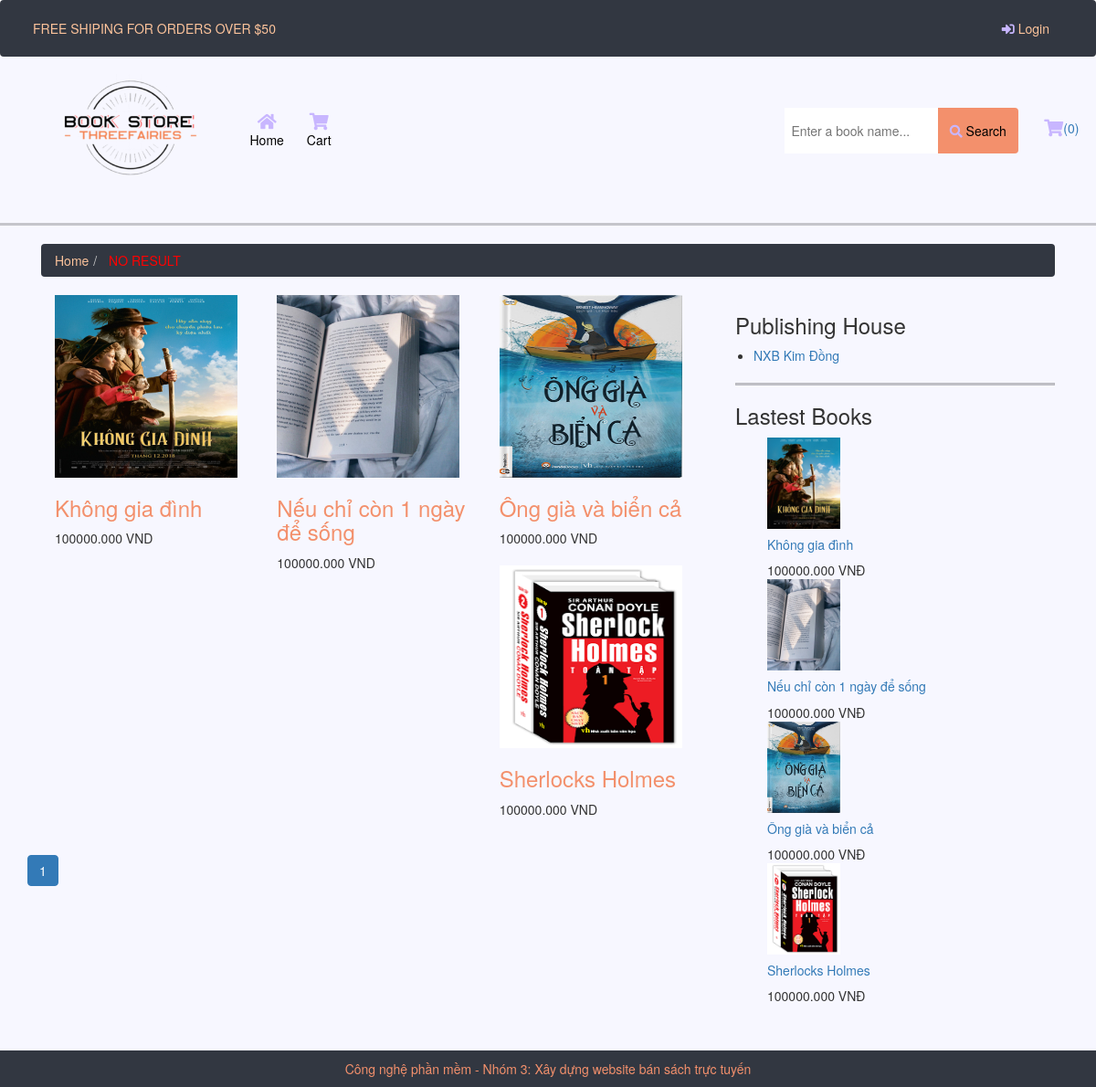
Before: /search-unavailable.php with the older database file.
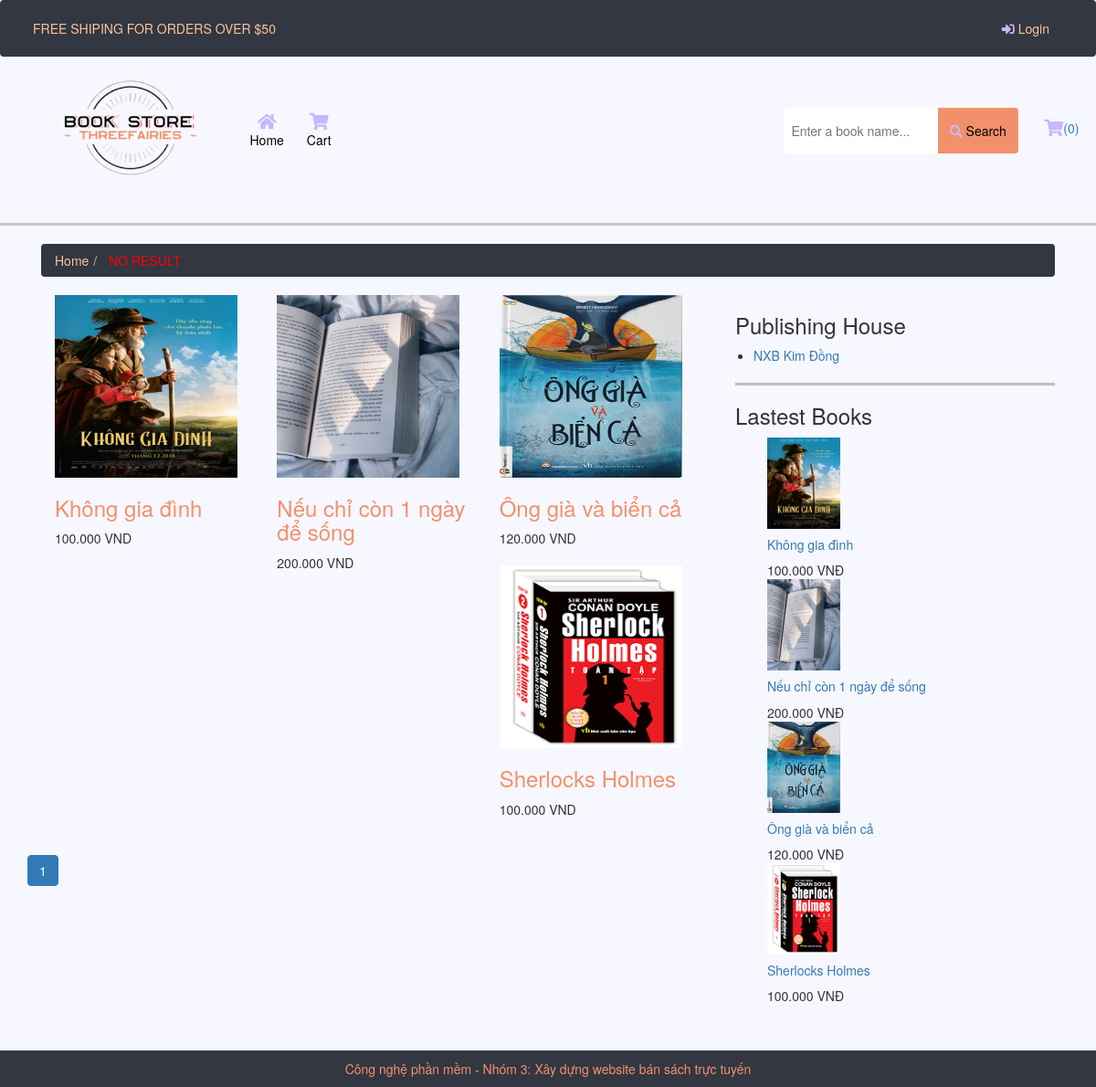
After: the same page with the newer database file.
### tables this page shows
CREATE TABLE `sanpham` (
  `ID` bigint(10) NOT NULL,
  `Ten` varchar(200) NOT NULL,
  `Gia` double NOT NULL,
  `HinhAnh` varchar(200) NOT NULL,
  `Manhasx` bigint(10) NOT NULL,
  `Mota` text NOT NULL,
  `date` date NOT NULL,
  `KhuyenMai` tinyint(1) NOT NULL,
  `giakhuyenmai` double NOT NULL,
  `tacgia` varchar(256) NOT NULL
);

CREATE TABLE `nhaxuatban` (
  `ID` bigint(10) NOT NULL,
  `Ten` varchar(50) NOT NULL
);

### search-unavailable.php (the view, shortened to what this page needs)
<?php
	include "header.php";
	include "navh.php";
	include "navbar.php"
	?>
    <hr style=" border: 1.5px solid">
	<div id="page-content" class="single-page">
		<div class="container">
			<div class="row">
				<div class="col-lg-12">
					<ul class="breadcrumb"  style="background-color: #323741">
					<li><a href="index.php" style="color:#fcc39b">Home</a></li>
					<li><a style="color:red" style="color:#fcc39b"> NO RESULT</a></li>
					</ul>
				</div>
			</div>
			<div class="row">
				<div id="main-content" class="col-md-8">
					<div class="row">
						<div class="col-md-12">
							<div class="products">
							<?php
							   require 'inc/config.php';
							   $result = mysqli_query($conn, "select count(ID) as total from sanpham " );
							   $row = mysqli_fetch_assoc($result);
							   $total_records = $row['total'];
							   $current_page = isset($_GET['page']) ? $_GET['page'] : 1;
							   $limit = 6;
							   $total_page = ceil($total_records / $limit);
							   $start = ($current_page - 1) * $limit;
							   $result = mysqli_query($conn, "SELECT * FROM sanpham   LIMIT $start, $limit " );
	while ($row = mysqli_fetch_assoc($result)){
?>
								<div class="col-lg-4 col-md-4 col-xs-12">
								<div class="product">
								<div class="image"><a href="product.php?id=<?php echo $row["ID"]?>"><img src="images/<?php echo $row["HinhAnh"]?>" style="width:200px;height:200px"/></a></div>
								<div class="caption">
									<div class="name"><h3><a style="color:#f3906c" href="product.php"><?php echo $row["Ten"]?></a></h3></div>
									<div class="price " style="margin-bottom: 20px"><?php echo $row["Gia"] ?>.000 VND</div>
								</div>
							</div>
								</div>
								<?php
		}
					?>
							</div>
						</div>
					</div>
					<div class="row text-center">
						<ul class="pagination">
						<?php
			for ($i = 1; $i <= $total_page; $i++){
				if ($i == $current_page){
					   ?>
					   <li class="active"><a href="#"><?php echo $i ?></a></li>
						  <?php
				}
			?>
						  <?php
			}
						  ?>
						</ul>
					</div>
				</div>
				<?php
	include "sidebar.php"
	?>
			</div>
		</div>
	</div>
	<?php
	include "footer.php"
	?>
    </body>
</html>

### header.php (shortened to what this page needs)
<!doctype html>
<html lang="en">
<head>
    <link href="https://cdn.jsdelivr.net/npm/bootstrap@5.1.2/dist/css/bootstrap.min.css" rel="stylesheet">
    <link href="https://cdn.jsdelivr.net/npm/bootstrap@5.1.0/dist/css/bootstrap.min.css" rel="stylesheet">
    <link rel="stylesheet" href="https://cdnjs.cloudflare.com/ajax/libs/font-awesome/5.15.3/css/all.min.css">
    <link rel="stylesheet" href="css/style.css">
</head>

### navh.php (shortened to what this page needs)
<?php
include 'header.php';
?>
<body>
    <nav class="navbar navbar-expand-lg" style="background-color: #323741; margin: 0 auto">
        <div class="container-fluid">
                <p style="color:#fcc39b; margin-left:20px; margin-bottom:0">FREE SHIPING FOR ORDERS OVER $50</p>
                    <ul class="top-link navbar-nav ms-auto mb-2 mb-1g-0" style="margin-bottom:0 !important">
                        <?php
                        if (!isset($_SESSION['txtus']))
                        {
                            printf(' <li class="nav-item"><a class="nav-link active" href="account.php"><i class="fas fa-sign-in-alt"></i> Login</a></li>
										<li class="nav-item"><a class="nav-link active" href="contact.php"></a></li>');
                        } else {
                            echo '<li class="nav-item" style:"color: lavender"><span class="glyphicon glyphicon-user"></span>';
                            echo '<span style="color:lavender"><b>' . $_SESSION['HoTen'] . '</b></span></li>';
                            echo '<li class="nav-item"><a class="nav-link active" href="logout.php"> Log Out</a></li>';
                        }
                        ?>
                    </ul>
                </div>
    </nav>

### navbar.php (shortened to what this page needs)
<main style="background-color: #f7f7ff">
  <nav class="navbar navbar-expand-lg ">
    <div class="container-fluid">
      <img src="images/logobook.png" alt="" class="img-fluid logo">
      <div class="collapse navbar-collapse" id="navbarSupportedContent">
        <ul class="navbar-nav me-auto d-flex flex-row mt-3 mt-lg-0">
          <li class="nav-item text-center mx-2 mx-lg-1">
            <a class="nav-link-c active" aria-current="page" href="index.php">
              <div>
                <i class="fas fa-home fa-lg mb-1"></i>
              </div>
              Home
            </a>
          </li>
                  <li class="nav-item text-center mx-2 mx-lg-1">
                    <a class="nav-link-c active" href="cart.php">
                      <div>
                        <i class="fas fa-shopping-cart fa-lg mb-1"></i>
                      </div>
                      Cart
                    </a>
                  </li>
                </ul>
              </div>
              <ul class="navbar-nav ms-auto d-flex flex-row mt-3 mt-lg-0">
                <form class="form-search d-flex input-group w-auto ms-lg-3 my-3 my-lg-0" method="GET" action="search.php">
                  <input type="text" style="border:none !important; padding: 0" class="input-medium search-query" name="txttimkiem" placeholder="  Enter a book name..." required>
                  <button style="height:50px" type="submit" name="tk" class="btn btn-outline-white" data-mdb-ripple-color="dark"><i class="fas fa-search"></i> Search</button>
                </form>
                <div class="nav-item text-center mx-2 mx-lg-1">
				<div id="cart"><a  href="cart.php"><i class="fas fa-shopping-cart fa-lg mb-2" style="margin-top: 15px"></i>(<?php
			$ok=1;
			 if($ok == 2)
			 {
				echo count($_SESSION['cart']);
			 }
			else
			{
				echo   "0";
			}
			?>)</a></div>
			</div>
		</div>
  </nav>

### sidebar.php
<div id="sidebar" class="col-md-4">
	<div class="widget wid-categories">
		<div class="heading">
			<h3>Publishing House</h3>
		</div>
		<div class="content">
			<ul>
				<?php
				require 'inc/config.php';
				$layidrandom = "SELECT ID,Ten  from nhaxuatban";
				$kq = $conn->query($layidrandom);
				if ($kq->num_rows > 0) {
					while ($d = $kq->fetch_assoc()) {
				?>
						<li><a href="category.php?manhasx=<?php echo $d["ID"] ?>"><?php echo $d["Ten"] ?></a></li>
				<?php
					}
				}
				?>
			</ul>
		</div>
	</div>
	<hr style=" border: 1px solid black">
	<div class="widget wid-product">
		<div class="heading">
			<h3>Lastest Books</h3>
		</div>
		<div class="content" style = "margin-bottom: 50px ; padding-left: 35px" >
			<?php
			require 'inc/config.php';
			$query = "SELECT * from sanpham ORDER BY date DESC limit 4;";
			$rs = $conn->query($query);
			if ($rs->num_rows > 0) {
				while ($row = $rs->fetch_assoc()) {
			?>
					<div class="product">
						<a href="product.php?id=<?php echo $row["ID"] ?>"><img src="images/<?php echo $row["HinhAnh"] ?>" style="width:80px;height:100px" /></a>
						<div class="wrapper">
							<h5><a href="product.php?id=<?php echo $row["ID"] ?>"><?php echo $row["Ten"] ?></a></h5>
							<div class="price"><?php echo $row["Gia"] ?>.000 VNĐ</div>
						</div>
					</div>
			<?php
				}
			}
			?>
		</div>
	</div>
</div>

### footer.php (shortened to what this page needs)
<section class="">
  <footer>
        <div class="text-center p-3" style="background-color: rgb(50,55,65); color: #f3906c">
          Công nghệ phần mềm - Nhóm 3: Xây dựng website bán sách trực tuyến
        </div>
  </footer>
</section>
<link rel="stylesheet" type="text/css" href="//netdna.bootstrapcdn.com/bootstrap/3.1.1/css/bootstrap.min.css">
</body>
</html>

### css/style.css (style rules this page uses)
.img-fluid.logo { width: 150px; margin-left: 50px; }
.navbar-nav { margin-right: 30px; }
.nav-link { color: #fcc39b; }
.fas { color: #c8b6ff; }
.nav-link-c { color: black; text-decoration: none; }
.btn { background-color: #f3906c; border: none; color: black; padding: 10px; }
.input-group { margin-right: 6px; }
.navbar-nav { padding-left: 20px; }
.nav-item { padding-left: 20px; }

Changed rows visible on the page:
changed sanpham "Không gia đình": Gia "100000" → "100"
changed sanpham "Nếu chỉ còn 1 ngày để sống": Gia "100000" → "200"
changed sanpham "Ông già và biển cả": Gia "100000" → "120"
changed sanpham "Sherlocks Holmes": Gia "100000" → "100"
